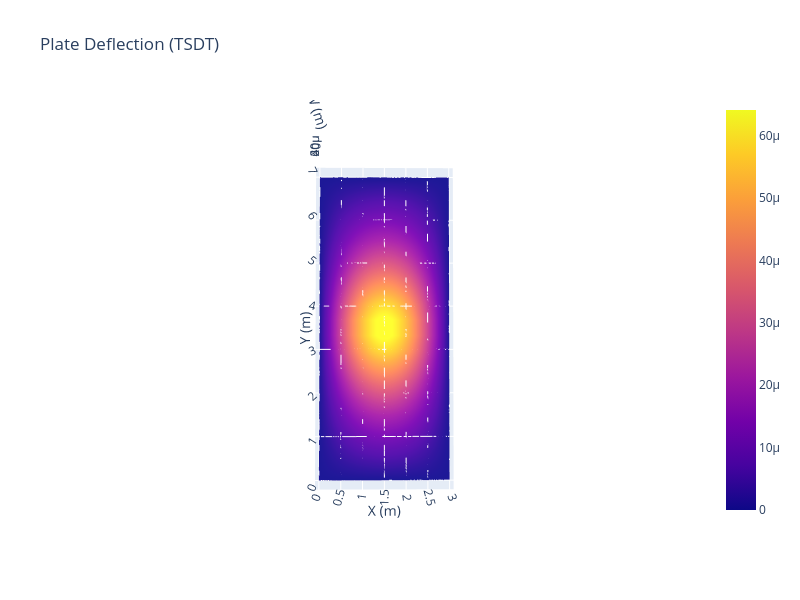

Notebook cell for this chart:
### Markdown cell above
#### Plotting in 3D using plotly

### Code cell
import plotly.graph_objects as go

fig = go.Figure(data=[go.Surface(x=X, y=Y, z=W)])

fig.update_layout(
    title='Plate Deflection (TSDT)',
    scene=dict(
        xaxis_title='X (m)',
        yaxis_title='Y (m)',
        zaxis_title='W (m)',
        aspectmode='data',
        camera=dict(
            eye=dict(x=0, y=0, z=100*a/2),
            center=dict(x=a/2, y=b/2, z=0),
            up=dict(x=0, y=1, z=0)
        )
    ),
    width=800,
    height=600
)

fig.show()

### Figure 1 — Plotly figure (JSON) as saved in the notebook; plotly's stock layout.template omitted (floating-point values rounded to 4 significant figures; data arrays with more than 128 entries replaced by an {"elided": "..."} marker saying what was removed)
{"data": [{"type": "surface", "x": {"elided": "40x20 float values"}, "y": {"elided": "40x20 float values"}, "z": {"elided": "40x20 float values"}}], "layout": {"height": 600, "scene": {"aspectmode": "data", "camera": {"center": {"x": 1.5, "y": 3.5, "z": 0}, "eye": {"x": 0, "y": 0, "z": 150}, "up": {"x": 0, "y": 1, "z": 0}}, "xaxis": {"title": {"text": "X (m)"}}, "yaxis": {"title": {"text": "Y (m)"}}, "zaxis": {"title": {"text": "W (m)"}}}, "title": {"text": "Plate Deflection (TSDT)"}, "width": 800}}
